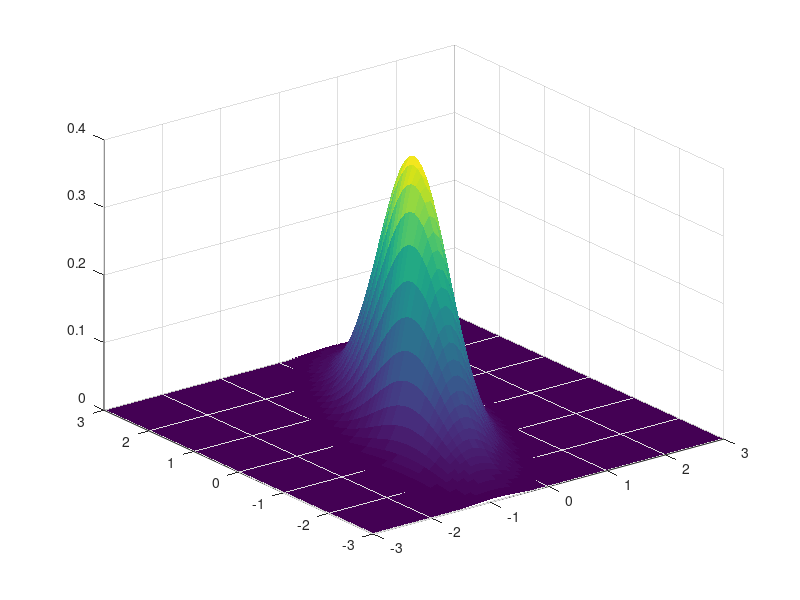

The MATLAB script that drew this image: (Note: this script raises an error after producing the figure.)
clc, clear
mu_x1 = 0;
mu_x2 = 0;
sigma_x1 = 0.25;
sigma_x2 = 1;
sigma_x1x2 = 0.3;
x1 = -3:0.1:3;
x2 = -3:0.1:3;

Mu = [mu_x1 mu_x2];
Sigma = [sigma_x1 sigma_x1x2; sigma_x1x2 sigma_x2];
[X1,X2] = meshgrid(x1,x2);
X = [X1(:) X2(:)];
y_ = mvnpdf(X,Mu,Sigma);
y = reshape(y_,length(x2),length(x1));
surf(x1,x2,y, 'EdgeColor','none')
% shading interp % (same effect as EdgeColor none)
clim([min(y(:))-0.5*range(y(:)),max(y(:))])
imagesc(x1, x2, y)
axis([-3 3 -3 3 0 0.4])
xlabel('x1')
ylabel('x2')
zlabel('Probability Density')

%%
x = 1:0.1:10;
y = normpdf(x, 5, 1);
x2 = x * 2;
y2 = normpdf(x2, 10, 2);
plot(x, y, 'blue')
hold on
plot(x2, y2, 'red')

%%
[y,z] = meshgrid(linspace(0,10,40));
for off=50:50:200    
    x = off + zeros(size(z));
    % My standin for your vorticity data
    c = cos((x+y)/5) .* cos((x+z)/5);
    surf(x,y,z,c)
    shading interp
    hold on
end
hold off
xlim([0 200])
%%
means = linspace(1, 10, 10);
x = linspace(1, 10, 100);
for i = 1:10
    mu = means(i);
    y = i * ones(100, 1);
    z = normpdf(x, mu, 1);
    plot3(x, y, z)
    hold on
end

hold on
z = zeros(10, 1);
plot3(means, means, z)




